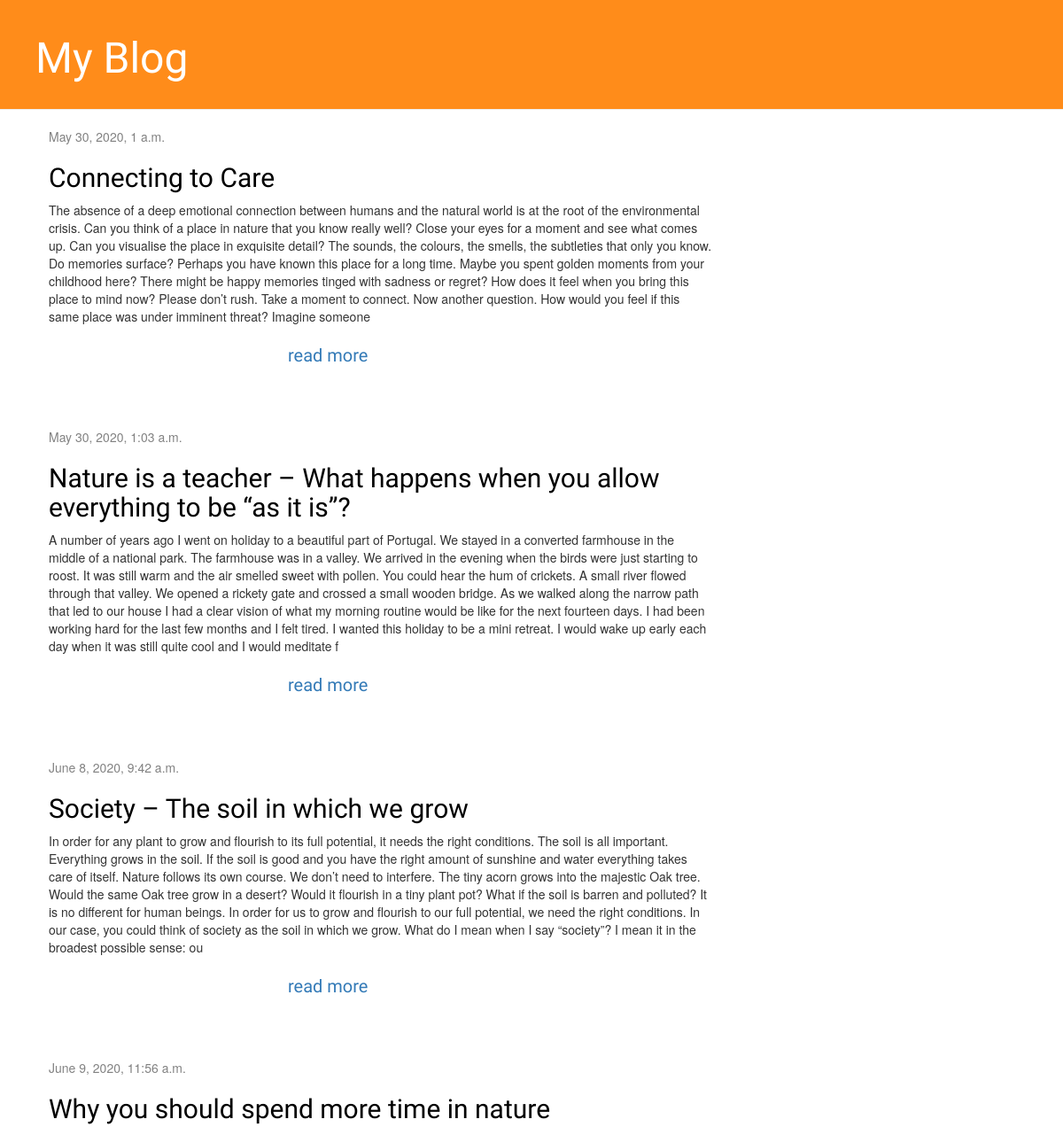
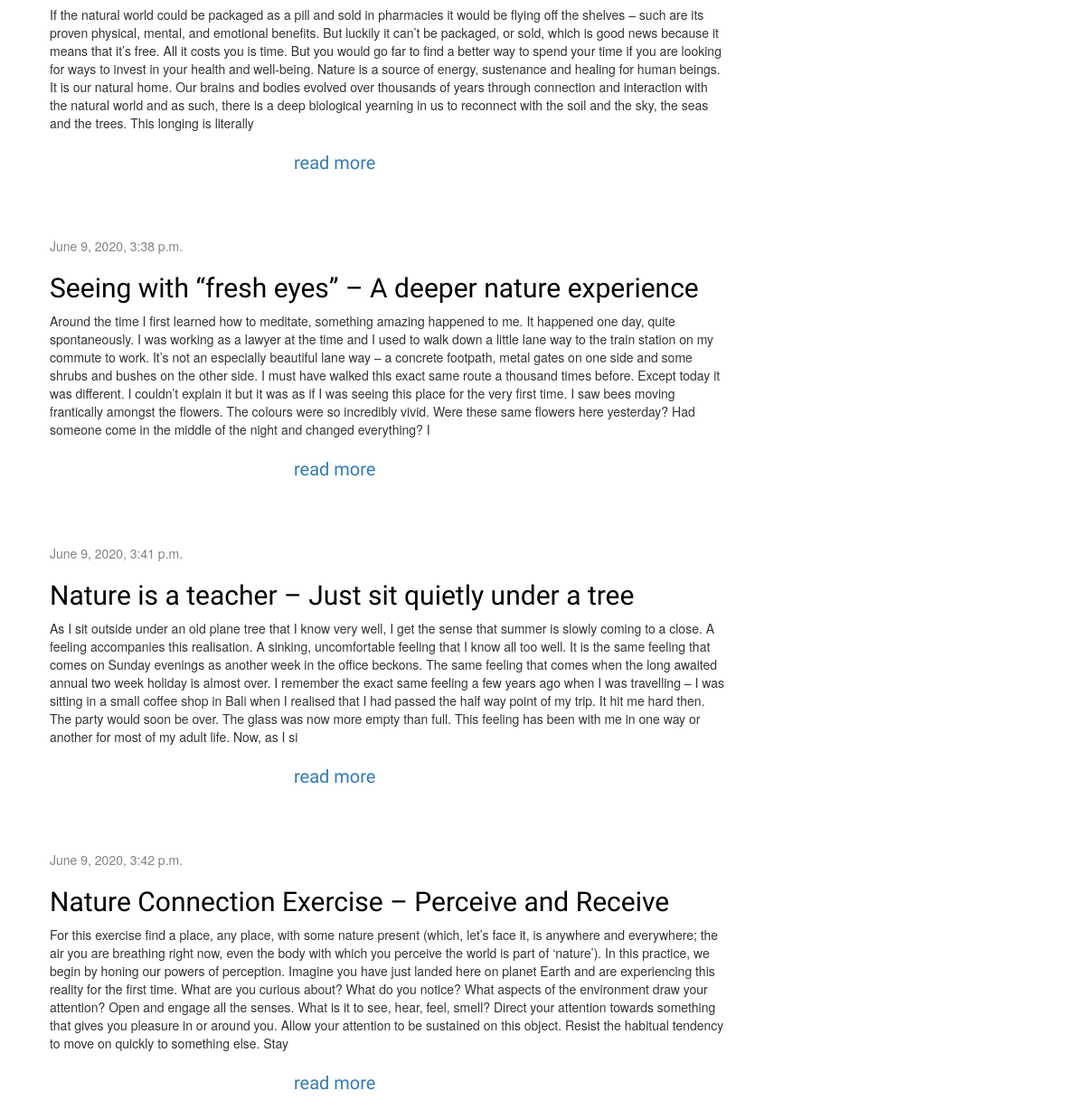
The page / on the database its author committed (2 pictures, top to bottom).
### blog/models.py (models this page shows, shortened)
class Post(models.Model):
    author = models.ForeignKey(settings.AUTH_USER_MODEL, on_delete=models.CASCADE)
    title = models.CharField(max_length=200)
    text = models.TextField()
    created_date = models.DateTimeField(default=timezone.now)
    published_date = models.DateTimeField(blank=True, null=True)

### blog/views.py (the view)
# urls.py: path('', views.post_list, name='post_list'),
def post_list(request):
    posts = Post.objects.filter(published_date__lte=timezone.now()).order_by('published_date')
    return render(request, 'blog/post_list.html', {'posts': posts})

### blog/templates/blog/post_list.html
{% extends 'blog/base.html' %}
{% block content %}
    {% for post in posts %}
        <div class="post">
            <div class="date">
                {{ post.published_date }}
            </div>
            <h2><a href="{% url 'post_detail' pk=post.pk %}">{{ post.title }}</a></h2>
            <p>{{post.text|slice:":777"}}</p>
            <h3><a href="{% url 'post_detail' pk=post.pk %}">read more</a></h3>
        </div>
    {% endfor %}
{% endblock %}

### blog/static/css/blog.css (style rules this page uses)
h1, h2, h3, h4 { font-family: 'Lobster', cursive; }
.date { color: #828282; }
.post { margin-bottom: 70px; }
.post h2 a, .post h2 a:visited { color: #000000; }
.content h3 a { margin-left:270px; font-size: 20px; }

### rows shown on the page
Post: published_date "May 30, 2020, 1 a.m.", title "Connecting to Care", text "The absence of a deep emotional connection between humans and the natural world is at the root of the environmental crisis. Can you think of a place in nature that you know really well? Close your eyes for a moment and see what comes up. Can you visualise the place in exquisite detail? The sounds, the colours, the smells, the subtleties that only you know. Do memories surface? Perhaps you have known this place for a long time. Maybe you spent golden moments from your childhood here? There might be happy memories tinged with sadness or regret? How does it feel when you bring this place to mind now? Please don’t rush. Take a moment to connect. Now another question. How would you feel if this…"
Post: published_date "May 30, 2020, 1:03 a.m.", title "Nature is a teacher – What happens when you allow everything to be “as it is”?", text "A number of years ago I went on holiday to a beautiful part of Portugal. We stayed in a converted farmhouse in the middle of a national park. The farmhouse was in a valley. We arrived in the evening when the birds were just starting to roost. It was still warm and the air smelled sweet with pollen. You could hear the hum of crickets. A small river flowed through that valley. We opened a rickety gate and crossed a small wooden bridge. As we walked along the narrow path that led to our house I had a clear vision of what my morning routine would be like for the next fourteen days. I had been working hard for the last few months and I felt tired. I wanted this holiday to be a mini retreat. I…"
Post: published_date "June 8, 2020, 9:42 a.m.", title "Society – The soil in which we grow", text "In order for any plant to grow and flourish to its full potential, it needs the right conditions. The soil is all important. Everything grows in the soil. If the soil is good and you have the right amount of sunshine and water everything takes care of itself. Nature follows its own course. We don’t need to interfere. The tiny acorn grows into the majestic Oak tree. Would the same Oak tree grow in a desert? Would it flourish in a tiny plant pot? What if the soil is barren and polluted? It is no different for human beings. In order for us to grow and flourish to our full potential, we need the right conditions. In our case, you could think of society as the soil in which we grow. What do I…"
Post: published_date "June 9, 2020, 11:56 a.m.", title "Why you should spend more time in nature", text "If the natural world could be packaged as a pill and sold in pharmacies it would be flying off the shelves – such are its proven physical, mental, and emotional benefits. But luckily it can’t be packaged, or sold, which is good news because it means that it’s free. All it costs you is time. But you would go far to find a better way to spend your time if you are looking for ways to invest in your health and well-being. Nature is a source of energy, sustenance and healing for human beings. It is our natural home. Our brains and bodies evolved over thousands of years through connection and interaction with the natural world and as such, there is a deep biological yearning in us to reconnect…"
Post: published_date "June 9, 2020, 3:38 p.m.", title "Seeing with “fresh eyes” – A deeper nature experience", text "Around the time I first learned how to meditate, something amazing happened to me. It happened one day, quite spontaneously. I was working as a lawyer at the time and I used to walk down a little lane way to the train station on my commute to work. It’s not an especially beautiful lane way – a concrete footpath, metal gates on one side and some shrubs and bushes on the other side. I must have walked this exact same route a thousand times before. Except today it was different. I couldn’t explain it but it was as if I was seeing this place for the very first time. I saw bees moving frantically amongst the flowers. The colours were so incredibly vivid. Were these same flowers here yesterday?…"
Post: published_date "June 9, 2020, 3:41 p.m.", title "Nature is a teacher – Just sit quietly under a tree", text "As I sit outside under an old plane tree that I know very well, I get the sense that summer is slowly coming to a close. A feeling accompanies this realisation. A sinking, uncomfortable feeling that I know all too well. It is the same feeling that comes on Sunday evenings as another week in the office beckons. The same feeling that comes when the long awaited annual two week holiday is almost over. I remember the exact same feeling a few years ago when I was travelling – I was sitting in a small coffee shop in Bali when I realised that I had passed the half way point of my trip. It hit me hard then. The party would soon be over. The glass was now more empty than full. This feeling has been…"
Post: published_date "June 9, 2020, 3:42 p.m.", title "Nature Connection Exercise – Perceive and Receive", text "For this exercise find a place, any place, with some nature present (which, let’s face it, is anywhere and everywhere; the air you are breathing right now, even the body with which you perceive the world is part of ‘nature’). In this practice, we begin by honing our powers of perception. Imagine you have just landed here on planet Earth and are experiencing this reality for the first time. What are you curious about? What do you notice? What aspects of the environment draw your attention? Open and engage all the senses. What is it to see, hear, feel, smell? Direct your attention towards something that gives you pleasure in or around you. Allow your attention to be sustained on this object.…"
